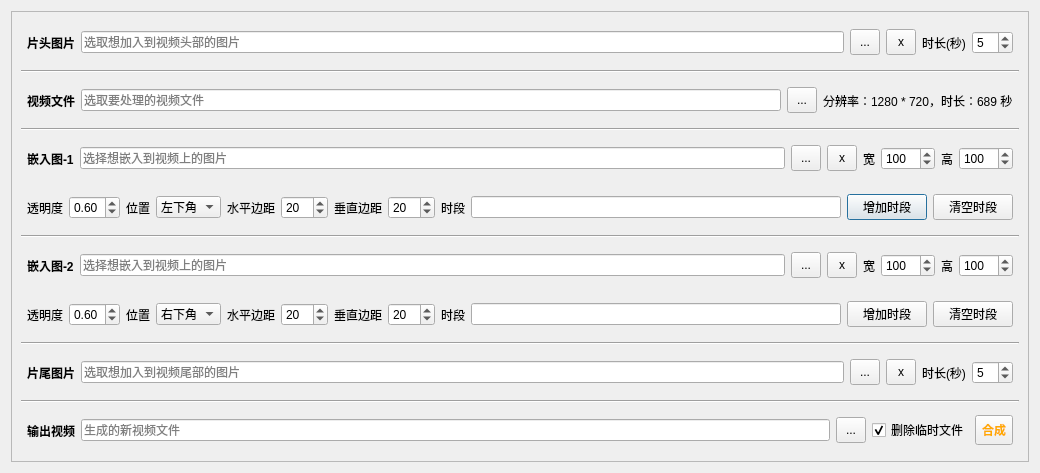
<?xml version="1.0" encoding="UTF-8"?>
<ui version="4.0">
 <class>dlgImageEmbed</class>
 <widget class="QDialog" name="dlgImageEmbed">
  <property name="geometry">
   <rect>
    <x>0</x>
    <y>0</y>
    <width>1040</width>
    <height>473</height>
   </rect>
  </property>
  <property name="windowTitle">
   <string>图片嵌入工具</string>
  </property>
  <property name="layoutDirection">
   <enum>Qt::LeftToRight</enum>
  </property>
  <layout class="QVBoxLayout" name="verticalLayout_2">
   <item>
    <widget class="QFrame" name="frame">
     <property name="frameShape">
      <enum>QFrame::StyledPanel</enum>
     </property>
     <property name="frameShadow">
      <enum>QFrame::Plain</enum>
     </property>
     <layout class="QVBoxLayout" name="verticalLayout">
      <item>
       <widget class="QFrame" name="freHead">
        <layout class="QHBoxLayout" name="hlytHeadImage" stretch="0,1,0,0,0,0">
         <property name="leftMargin">
          <number>6</number>
         </property>
         <property name="topMargin">
          <number>6</number>
         </property>
         <property name="rightMargin">
          <number>6</number>
         </property>
         <property name="bottomMargin">
          <number>6</number>
         </property>
         <item>
          <widget class="QLabel" name="lblHead">
           <property name="font">
            <font>
             <bold>true</bold>
            </font>
           </property>
           <property name="text">
            <string>片头图片</string>
           </property>
          </widget>
         </item>
         <item>
          <widget class="QLineEdit" name="edtHead">
           <property name="toolTip">
            <string/>
           </property>
           <property name="inputMask">
            <string/>
           </property>
           <property name="text">
            <string/>
           </property>
           <property name="readOnly">
            <bool>true</bool>
           </property>
           <property name="placeholderText">
            <string>选取想加入到视频头部的图片</string>
           </property>
          </widget>
         </item>
         <item>
          <widget class="QToolButton" name="btnAddHead">
           <property name="minimumSize">
            <size>
             <width>30</width>
             <height>26</height>
            </size>
           </property>
           <property name="text">
            <string>...</string>
           </property>
          </widget>
         </item>
         <item>
          <widget class="QToolButton" name="btnClearHead">
           <property name="minimumSize">
            <size>
             <width>30</width>
             <height>26</height>
            </size>
           </property>
           <property name="text">
            <string>x</string>
           </property>
          </widget>
         </item>
         <item>
          <widget class="QLabel" name="lblHeadSeconds">
           <property name="text">
            <string>时长(秒)</string>
           </property>
          </widget>
         </item>
         <item>
          <widget class="QSpinBox" name="spbHeadSeconds">
           <property name="minimum">
            <number>1</number>
           </property>
           <property name="maximum">
            <number>60</number>
           </property>
           <property name="value">
            <number>5</number>
           </property>
          </widget>
         </item>
        </layout>
       </widget>
      </item>
      <item>
       <widget class="Line" name="line1">
        <property name="orientation">
         <enum>Qt::Horizontal</enum>
        </property>
       </widget>
      </item>
      <item>
       <widget class="QFrame" name="freVideo">
        <layout class="QHBoxLayout" name="hlytVideo" stretch="0,1,0,0">
         <property name="leftMargin">
          <number>6</number>
         </property>
         <property name="topMargin">
          <number>6</number>
         </property>
         <property name="rightMargin">
          <number>6</number>
         </property>
         <property name="bottomMargin">
          <number>6</number>
         </property>
         <item>
          <widget class="QLabel" name="lblVideo">
           <property name="font">
            <font>
             <bold>true</bold>
            </font>
           </property>
           <property name="text">
            <string>视频文件</string>
           </property>
          </widget>
         </item>
         <item>
          <widget class="QLineEdit" name="edtVideo">
           <property name="readOnly">
            <bool>true</bool>
           </property>
           <property name="placeholderText">
            <string>选取要处理的视频文件</string>
           </property>
          </widget>
         </item>
         <item>
          <widget class="QToolButton" name="btnAddVideo">
           <property name="minimumSize">
            <size>
             <width>30</width>
             <height>26</height>
            </size>
           </property>
           <property name="text">
            <string>...</string>
           </property>
          </widget>
         </item>
         <item>
          <widget class="QLabel" name="lblVideoInfo">
           <property name="text">
            <string>分辨率：1280 * 720，时长：689 秒</string>
           </property>
          </widget>
         </item>
        </layout>
       </widget>
      </item>
      <item>
       <widget class="Line" name="line2">
        <property name="orientation">
         <enum>Qt::Horizontal</enum>
        </property>
       </widget>
      </item>
      <item>
       <widget class="QFrame" name="freEmbed1">
        <layout class="QHBoxLayout" name="hlytEmbed1" stretch="0,1,0,0,0,0,0,0">
         <property name="leftMargin">
          <number>6</number>
         </property>
         <property name="topMargin">
          <number>6</number>
         </property>
         <property name="rightMargin">
          <number>6</number>
         </property>
         <property name="bottomMargin">
          <number>6</number>
         </property>
         <item>
          <widget class="QLabel" name="lblEmbed1">
           <property name="font">
            <font>
             <bold>true</bold>
            </font>
           </property>
           <property name="text">
            <string>嵌入图-1</string>
           </property>
          </widget>
         </item>
         <item>
          <widget class="QLineEdit" name="edtEmbed1">
           <property name="readOnly">
            <bool>true</bool>
           </property>
           <property name="placeholderText">
            <string>选择想嵌入到视频上的图片</string>
           </property>
          </widget>
         </item>
         <item>
          <widget class="QToolButton" name="btnAddEmbed1">
           <property name="minimumSize">
            <size>
             <width>30</width>
             <height>26</height>
            </size>
           </property>
           <property name="text">
            <string>...</string>
           </property>
          </widget>
         </item>
         <item>
          <widget class="QToolButton" name="btnClearEmbed1">
           <property name="minimumSize">
            <size>
             <width>30</width>
             <height>26</height>
            </size>
           </property>
           <property name="text">
            <string>x</string>
           </property>
          </widget>
         </item>
         <item>
          <widget class="QLabel" name="lblEmbed1Width">
           <property name="text">
            <string>宽</string>
           </property>
          </widget>
         </item>
         <item>
          <widget class="QSpinBox" name="spbEmbed1Width">
           <property name="minimum">
            <number>10</number>
           </property>
           <property name="maximum">
            <number>1000</number>
           </property>
           <property name="singleStep">
            <number>10</number>
           </property>
           <property name="value">
            <number>100</number>
           </property>
          </widget>
         </item>
         <item>
          <widget class="QLabel" name="lblEmbed1Height">
           <property name="text">
            <string>高</string>
           </property>
          </widget>
         </item>
         <item>
          <widget class="QSpinBox" name="spbEmbed1Height">
           <property name="minimum">
            <number>10</number>
           </property>
           <property name="maximum">
            <number>1000</number>
           </property>
           <property name="singleStep">
            <number>10</number>
           </property>
           <property name="value">
            <number>100</number>
           </property>
          </widget>
         </item>
        </layout>
       </widget>
      </item>
      <item>
       <widget class="QFrame" name="freEmbed1Arg">
        <layout class="QHBoxLayout" name="hlytEmbed1Arg" stretch="0,0,0,0,0,0,0,0,0,0,0,0">
         <property name="leftMargin">
          <number>6</number>
         </property>
         <property name="topMargin">
          <number>6</number>
         </property>
         <property name="rightMargin">
          <number>6</number>
         </property>
         <property name="bottomMargin">
          <number>6</number>
         </property>
         <item>
          <widget class="QLabel" name="lblEmbed1Transparency">
           <property name="text">
            <string>透明度</string>
           </property>
          </widget>
         </item>
         <item>
          <widget class="QDoubleSpinBox" name="spbEmbed1Transparency">
           <property name="maximum">
            <double>1.000000000000000</double>
           </property>
           <property name="singleStep">
            <double>0.100000000000000</double>
           </property>
           <property name="value">
            <double>0.600000000000000</double>
           </property>
          </widget>
         </item>
         <item>
          <widget class="QLabel" name="lblEmbed1Pos">
           <property name="text">
            <string>位置</string>
           </property>
          </widget>
         </item>
         <item>
          <widget class="QComboBox" name="cbbEmbed1Pos">
           <property name="currentIndex">
            <number>2</number>
           </property>
           <item>
            <property name="text">
             <string>左上角</string>
            </property>
           </item>
           <item>
            <property name="text">
             <string>右上角</string>
            </property>
           </item>
           <item>
            <property name="text">
             <string>左下角</string>
            </property>
           </item>
           <item>
            <property name="text">
             <string>右下角</string>
            </property>
           </item>
          </widget>
         </item>
         <item>
          <widget class="QLabel" name="lblEmbed1PosWidth">
           <property name="text">
            <string>水平边距</string>
           </property>
          </widget>
         </item>
         <item>
          <widget class="QSpinBox" name="spbEmbed1PosWidth">
           <property name="minimum">
            <number>10</number>
           </property>
           <property name="maximum">
            <number>100</number>
           </property>
           <property name="singleStep">
            <number>10</number>
           </property>
           <property name="value">
            <number>20</number>
           </property>
          </widget>
         </item>
         <item>
          <widget class="QLabel" name="lblEmbed1PosHeight">
           <property name="text">
            <string>垂直边距</string>
           </property>
          </widget>
         </item>
         <item>
          <widget class="QSpinBox" name="spbEmbed1PosHeight">
           <property name="minimum">
            <number>10</number>
           </property>
           <property name="maximum">
            <number>100</number>
           </property>
           <property name="singleStep">
            <number>10</number>
           </property>
           <property name="value">
            <number>20</number>
           </property>
          </widget>
         </item>
         <item>
          <widget class="QLabel" name="lblEmbed1Period">
           <property name="text">
            <string>时段</string>
           </property>
          </widget>
         </item>
         <item>
          <widget class="QLineEdit" name="edtEmbed1Period"/>
         </item>
         <item>
          <widget class="QPushButton" name="btnEmbed1AddPeriod">
           <property name="text">
            <string>增加时段</string>
           </property>
          </widget>
         </item>
         <item>
          <widget class="QPushButton" name="btnEmbed1ClearPeriod">
           <property name="text">
            <string>清空时段</string>
           </property>
          </widget>
         </item>
        </layout>
       </widget>
      </item>
      <item>
       <widget class="Line" name="line3">
        <property name="orientation">
         <enum>Qt::Horizontal</enum>
        </property>
       </widget>
      </item>
      <item>
       <widget class="QFrame" name="freEmbed2">
        <layout class="QHBoxLayout" name="hlytEmbed2" stretch="0,1,0,0,0,0,0,0">
         <property name="leftMargin">
          <number>6</number>
         </property>
         <property name="topMargin">
          <number>6</number>
         </property>
         <property name="rightMargin">
          <number>6</number>
         </property>
         <property name="bottomMargin">
          <number>6</number>
         </property>
         <item>
          <widget class="QLabel" name="lblEmbed2">
           <property name="font">
            <font>
             <bold>true</bold>
            </font>
           </property>
           <property name="text">
            <string>嵌入图-2</string>
           </property>
          </widget>
         </item>
         <item>
          <widget class="QLineEdit" name="edtEmbed2">
           <property name="readOnly">
            <bool>true</bool>
           </property>
           <property name="placeholderText">
            <string>选择想嵌入到视频上的图片</string>
           </property>
          </widget>
         </item>
         <item>
          <widget class="QToolButton" name="btnAddEmbed2">
           <property name="minimumSize">
            <size>
             <width>30</width>
             <height>26</height>
            </size>
           </property>
           <property name="text">
            <string>...</string>
           </property>
          </widget>
         </item>
         <item>
          <widget class="QToolButton" name="btnClearEmbed2">
           <property name="minimumSize">
            <size>
             <width>30</width>
             <height>26</height>
            </size>
           </property>
           <property name="text">
            <string>x</string>
           </property>
          </widget>
         </item>
         <item>
          <widget class="QLabel" name="lblEmbed2Width">
           <property name="text">
            <string>宽</string>
           </property>
          </widget>
         </item>
         <item>
          <widget class="QSpinBox" name="spbEmbed2Width">
           <property name="minimum">
            <number>10</number>
           </property>
           <property name="maximum">
            <number>1000</number>
           </property>
           <property name="singleStep">
            <number>10</number>
           </property>
           <property name="value">
            <number>100</number>
           </property>
          </widget>
         </item>
         <item>
          <widget class="QLabel" name="lblEmbed2Height">
           <property name="text">
            <string>高</string>
           </property>
          </widget>
         </item>
         <item>
          <widget class="QSpinBox" name="spbEmbed2Height">
           <property name="minimum">
            <number>10</number>
           </property>
           <property name="maximum">
            <number>1000</number>
           </property>
           <property name="singleStep">
            <number>10</number>
           </property>
           <property name="value">
            <number>100</number>
           </property>
          </widget>
         </item>
        </layout>
       </widget>
      </item>
      <item>
       <widget class="QFrame" name="freEmbed2Arg">
        <layout class="QHBoxLayout" name="hlytEmbed2Arg" stretch="0,0,0,0,0,0,0,0,0,0,0,0">
         <property name="leftMargin">
          <number>6</number>
         </property>
         <property name="topMargin">
          <number>6</number>
         </property>
         <property name="rightMargin">
          <number>6</number>
         </property>
         <property name="bottomMargin">
          <number>6</number>
         </property>
         <item>
          <widget class="QLabel" name="lblEmbed2Transparency">
           <property name="text">
            <string>透明度</string>
           </property>
          </widget>
         </item>
         <item>
          <widget class="QDoubleSpinBox" name="spbEmbed2Transparency">
           <property name="maximum">
            <double>1.000000000000000</double>
           </property>
           <property name="singleStep">
            <double>0.100000000000000</double>
           </property>
           <property name="value">
            <double>0.600000000000000</double>
           </property>
          </widget>
         </item>
         <item>
          <widget class="QLabel" name="lblEmbed2Pos">
           <property name="text">
            <string>位置</string>
           </property>
          </widget>
         </item>
         <item>
          <widget class="QComboBox" name="cbbEmbed2Pos">
           <property name="currentIndex">
            <number>3</number>
           </property>
           <item>
            <property name="text">
             <string>左上角</string>
            </property>
           </item>
           <item>
            <property name="text">
             <string>右上角</string>
            </property>
           </item>
           <item>
            <property name="text">
             <string>左下角</string>
            </property>
           </item>
           <item>
            <property name="text">
             <string>右下角</string>
            </property>
           </item>
          </widget>
         </item>
         <item>
          <widget class="QLabel" name="lblEmbed2PosWidth">
           <property name="text">
            <string>水平边距</string>
           </property>
          </widget>
         </item>
         <item>
          <widget class="QSpinBox" name="spbEmbed2PosWidth">
           <property name="minimum">
            <number>10</number>
           </property>
           <property name="maximum">
            <number>100</number>
           </property>
           <property name="singleStep">
            <number>10</number>
           </property>
           <property name="value">
            <number>20</number>
           </property>
          </widget>
         </item>
         <item>
          <widget class="QLabel" name="lblEmbed2PosHeight">
           <property name="text">
            <string>垂直边距</string>
           </property>
          </widget>
         </item>
         <item>
          <widget class="QSpinBox" name="spbEmbed2PosHeight">
           <property name="minimum">
            <number>10</number>
           </property>
           <property name="maximum">
            <number>100</number>
           </property>
           <property name="singleStep">
            <number>10</number>
           </property>
           <property name="value">
            <number>20</number>
           </property>
          </widget>
         </item>
         <item>
          <widget class="QLabel" name="lblEmbed2Period">
           <property name="text">
            <string>时段</string>
           </property>
          </widget>
         </item>
         <item>
          <widget class="QLineEdit" name="edtEmbed2Period"/>
         </item>
         <item>
          <widget class="QPushButton" name="btnEmbed2AddPeriod">
           <property name="text">
            <string>增加时段</string>
           </property>
          </widget>
         </item>
         <item>
          <widget class="QPushButton" name="btnEmbed2ClearPeriod">
           <property name="text">
            <string>清空时段</string>
           </property>
          </widget>
         </item>
        </layout>
       </widget>
      </item>
      <item>
       <widget class="Line" name="line4">
        <property name="orientation">
         <enum>Qt::Horizontal</enum>
        </property>
       </widget>
      </item>
      <item>
       <widget class="QFrame" name="freEnd">
        <layout class="QHBoxLayout" name="hlytEndImage" stretch="0,1,0,0,0,0">
         <property name="leftMargin">
          <number>6</number>
         </property>
         <property name="topMargin">
          <number>6</number>
         </property>
         <property name="rightMargin">
          <number>6</number>
         </property>
         <property name="bottomMargin">
          <number>6</number>
         </property>
         <item>
          <widget class="QLabel" name="lblEnd">
           <property name="font">
            <font>
             <bold>true</bold>
            </font>
           </property>
           <property name="text">
            <string>片尾图片</string>
           </property>
          </widget>
         </item>
         <item>
          <widget class="QLineEdit" name="edtEnd">
           <property name="readOnly">
            <bool>true</bool>
           </property>
           <property name="placeholderText">
            <string>选取想加入到视频尾部的图片</string>
           </property>
          </widget>
         </item>
         <item>
          <widget class="QToolButton" name="btnAddEnd">
           <property name="minimumSize">
            <size>
             <width>30</width>
             <height>26</height>
            </size>
           </property>
           <property name="text">
            <string>...</string>
           </property>
          </widget>
         </item>
         <item>
          <widget class="QToolButton" name="btnClearEnd">
           <property name="minimumSize">
            <size>
             <width>30</width>
             <height>26</height>
            </size>
           </property>
           <property name="text">
            <string>x</string>
           </property>
          </widget>
         </item>
         <item>
          <widget class="QLabel" name="lblEndSeconds">
           <property name="text">
            <string>时长(秒)</string>
           </property>
          </widget>
         </item>
         <item>
          <widget class="QSpinBox" name="spbEndSeconds">
           <property name="minimum">
            <number>1</number>
           </property>
           <property name="maximum">
            <number>60</number>
           </property>
           <property name="value">
            <number>5</number>
           </property>
          </widget>
         </item>
        </layout>
       </widget>
      </item>
      <item>
       <widget class="Line" name="line5">
        <property name="orientation">
         <enum>Qt::Horizontal</enum>
        </property>
       </widget>
      </item>
      <item>
       <widget class="QFrame" name="freOutVideo">
        <layout class="QHBoxLayout" name="hlytOutVideo" stretch="0,2,0,0,0">
         <property name="leftMargin">
          <number>6</number>
         </property>
         <property name="topMargin">
          <number>6</number>
         </property>
         <property name="rightMargin">
          <number>6</number>
         </property>
         <property name="bottomMargin">
          <number>6</number>
         </property>
         <item>
          <widget class="QLabel" name="lblOutVideo">
           <property name="font">
            <font>
             <bold>true</bold>
            </font>
           </property>
           <property name="text">
            <string>输出视频</string>
           </property>
          </widget>
         </item>
         <item>
          <widget class="QLineEdit" name="edtOutVideo">
           <property name="readOnly">
            <bool>true</bool>
           </property>
           <property name="placeholderText">
            <string>生成的新视频文件</string>
           </property>
          </widget>
         </item>
         <item>
          <widget class="QToolButton" name="btnAddOutVideo">
           <property name="minimumSize">
            <size>
             <width>30</width>
             <height>26</height>
            </size>
           </property>
           <property name="text">
            <string>...</string>
           </property>
          </widget>
         </item>
         <item>
          <widget class="QCheckBox" name="chbDeleteTemp">
           <property name="text">
            <string>删除临时文件</string>
           </property>
           <property name="checked">
            <bool>true</bool>
           </property>
          </widget>
         </item>
         <item>
          <widget class="QToolButton" name="btnRun">
           <property name="sizePolicy">
            <sizepolicy hsizetype="Fixed" vsizetype="Fixed">
             <horstretch>0</horstretch>
             <verstretch>0</verstretch>
            </sizepolicy>
           </property>
           <property name="minimumSize">
            <size>
             <width>0</width>
             <height>30</height>
            </size>
           </property>
           <property name="font">
            <font>
             <family>宋体</family>
             <pointsize>9</pointsize>
             <bold>true</bold>
            </font>
           </property>
           <property name="toolTipDuration">
            <number>-1</number>
           </property>
           <property name="layoutDirection">
            <enum>Qt::LeftToRight</enum>
           </property>
           <property name="styleSheet">
            <string notr="true">color: rgb(255, 170, 0)</string>
           </property>
           <property name="text">
            <string>合成</string>
           </property>
           <property name="icon">
            <iconset>
             <normaloff>../../resources/images/icons/启动.png</normaloff>../../resources/images/icons/启动.png</iconset>
           </property>
           <property name="autoRepeatInterval">
            <number>100</number>
           </property>
           <property name="popupMode">
            <enum>QToolButton::DelayedPopup</enum>
           </property>
           <property name="toolButtonStyle">
            <enum>Qt::ToolButtonTextBesideIcon</enum>
           </property>
           <property name="autoRaise">
            <bool>false</bool>
           </property>
           <property name="arrowType">
            <enum>Qt::NoArrow</enum>
           </property>
          </widget>
         </item>
        </layout>
       </widget>
      </item>
     </layout>
    </widget>
   </item>
  </layout>
 </widget>
 <resources/>
 <connections/>
</ui>
